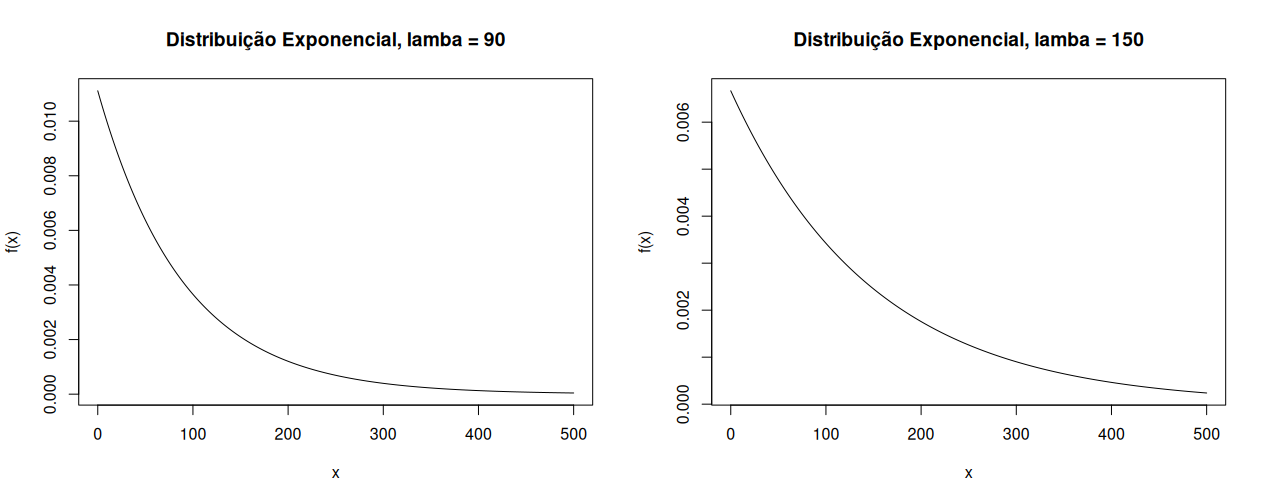

This chart was generated by the following R code:
lambda = 90

x <- seq(0,500)
# "Essa expressão calcula a função de sobrevivência da distribuição exponencial, e não a densidade de probabilidade."
# "Se você quer reproduzir o gráfico original, provavelmente deve usar a densidade:"
fx <- dexp(x, rate=1/lambda)

par(mfrow = c(1,2))

plot(
  x,
  fx,
  main = "Distribuição Exponencial, lamba = 90",
  xlab = "x",
  ylab = "f(x)",
  lwd = 1,
  type = "l",
)

lambda = 150

# "Essa expressão calcula a função de sobrevivência da distribuição exponencial, e não a densidade de probabilidade."
# "Se você quer reproduzir o gráfico original, provavelmente deve usar a densidade:"
fx <- dexp(x, rate=1/lambda)

plot(
  x,
  fx,
  main = "Distribuição Exponencial, lamba = 150",
  xlab = "x",
  ylab = "f(x)",
  lwd = 1,
  type = "l",
)
